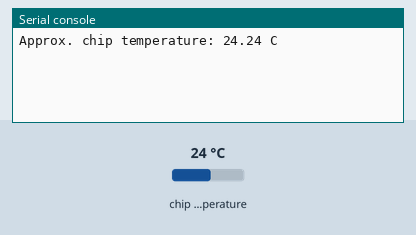
The program below on a simulated Raspberry Pi Pico running MicroPython. On the bench: the last lines printed to the serial console. Inputs (shaded band) come from the test bench; at power-on: chip temperature 24 °C.

Above: at 1.2 s.
1.3 s: chip temperature set to 1 °C
At 3.4 s:
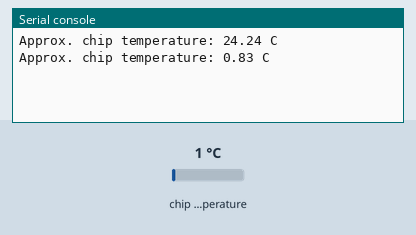
4.0 s: chip temperature set to 11 °C
At 4.9 s:
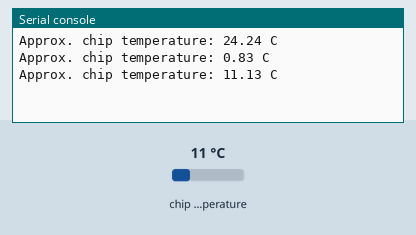
Timing chart, 0 to 7.0 s (numbered marks = the images above; inputs shaded):
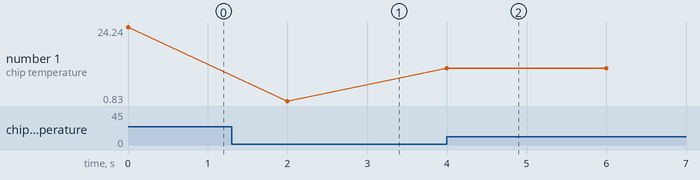

The program:

main.py
```python
from machine import ADC
import time

sensor = ADC(4)

while True:
    voltage = sensor.read_u16() * 3.3 / 65535
    temperature = 27 - (voltage - 0.706) / 0.001721
    print("Approx. chip temperature:", round(temperature, 2), "C")
    time.sleep(2)
```

Measured:
- after the input at 1.3 s, the serial console: prints a new line after 0.70 s (image 1)
- after the input at 4.0 s, the serial console: prints a new line at once (image 2)
- plotted number 1: 24.24 → 0.83 after the input at 1.3 s, 0.83 → 11.13 after the input at 4.0 s
